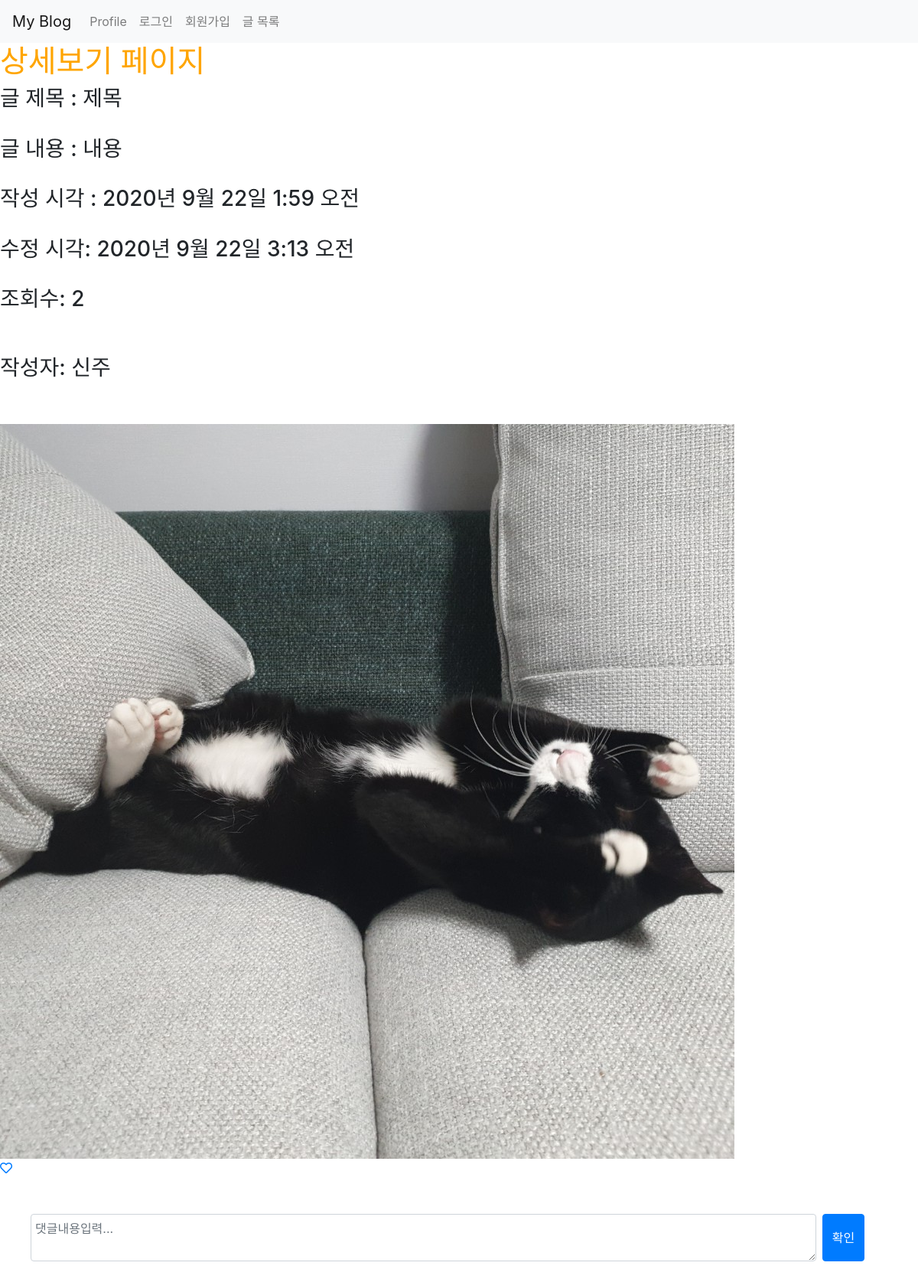
The app's page /posts/show/28 with its own data.
### posts/models.py (models this page shows, shortened)
class Post(models.Model):
    title=models.CharField(max_length=50, null=False)
    content=models.TextField()
    view_count=models.IntegerField(default=0)#데이터 타입:정수형
    image = models.ImageField(upload_to='images/', null=True)
    created_at=models.DateTimeField(auto_now_add=True)#datetime:날짜+시간/date=날짜
    updated_at=models.DateTimeField(auto_now=True)
    user = models.ForeignKey(User, on_delete = models.CASCADE, null=True)#유저가 없어지면 포스트를 지우기 위해서 케스케이드(on _delete) 넣음
    like_user_set = models.ManyToManyField(User, blank=True, related_name="like_user_set", through="Like")

### posts/views.py (the view)
# urls.py: path('show/<int:id>', show, name="show"),
def show(request, id):
    post = Post.objects.get(pk=id)
    post.view_count += 1
    post.save()
    all_comments=post.comments.all().order_by('-created_at')
    return render(request, 'posts/show.html', {'post':post, 'comments':all_comments})

### posts/templates/posts/show.html (shortened to what this page needs)
{% extends 'base.html' %}
{% block content %}
{% include 'shared/_navbar.html'%}
<h1>상세보기 페이지</h1>
<h3>글 제목 : {{ post.title }} </h3><br>
<h3>글 내용 : {{ post.content }} </h3><br>
<h3>작성 시각 : {{ post.created_at }} </h3><br>
<h3>수정 시각: {{post.updated_at}}</h3><br>
<h3>조회수: {{post.view_count}}</h3><br>
<br>
{%if post.user %}
	{% if post.user.username == 'user' %}
	 <h3> 작성자: {{post.user.last_name}} {{post.user.first_name}}</h3><br>
	{% else %}
	 <h3> 작성자: {{post.user}}</h3><br>
	{% endif %}
{% else %}
	<h3> 작성자: 알 수 없음</h3><br>
{% endif %}
{% if post.image %}
	 <img src ="{{ post.image.url }}">
{%  endif %}
<a href="{% url 'posts:post_like' post.id %}?redirect_to=show">
    {% if user in post.like_user_set.all %}
        <i class="fas fa-heart"></i>
    {% else %}
        <i class="far fa-heart"></i>
    {% endif %}
</a>
	<div class="container mt-5">
		<form class="form-row" action="{% url 'posts:create_comment' post.id %}" method="POST">
			<textarea class="form-control col-11 mr-2" name="content"
			placeholder="댓글내용입력..."></textarea>
			<input type="submit" class="btn btn-primary" value="확인">
		</form>
	</div>
{% endblock %}

### myblog/static/css/project.css (style rules this page uses)
h1 { color:orange; }

### records on screen
Post: title "제목", content "내용", created_at "2020년 9월 22일 1:59 오전", updated_at "2020년 9월 22일 3:13 오전", view_count "2", user "신주", image (picture)
